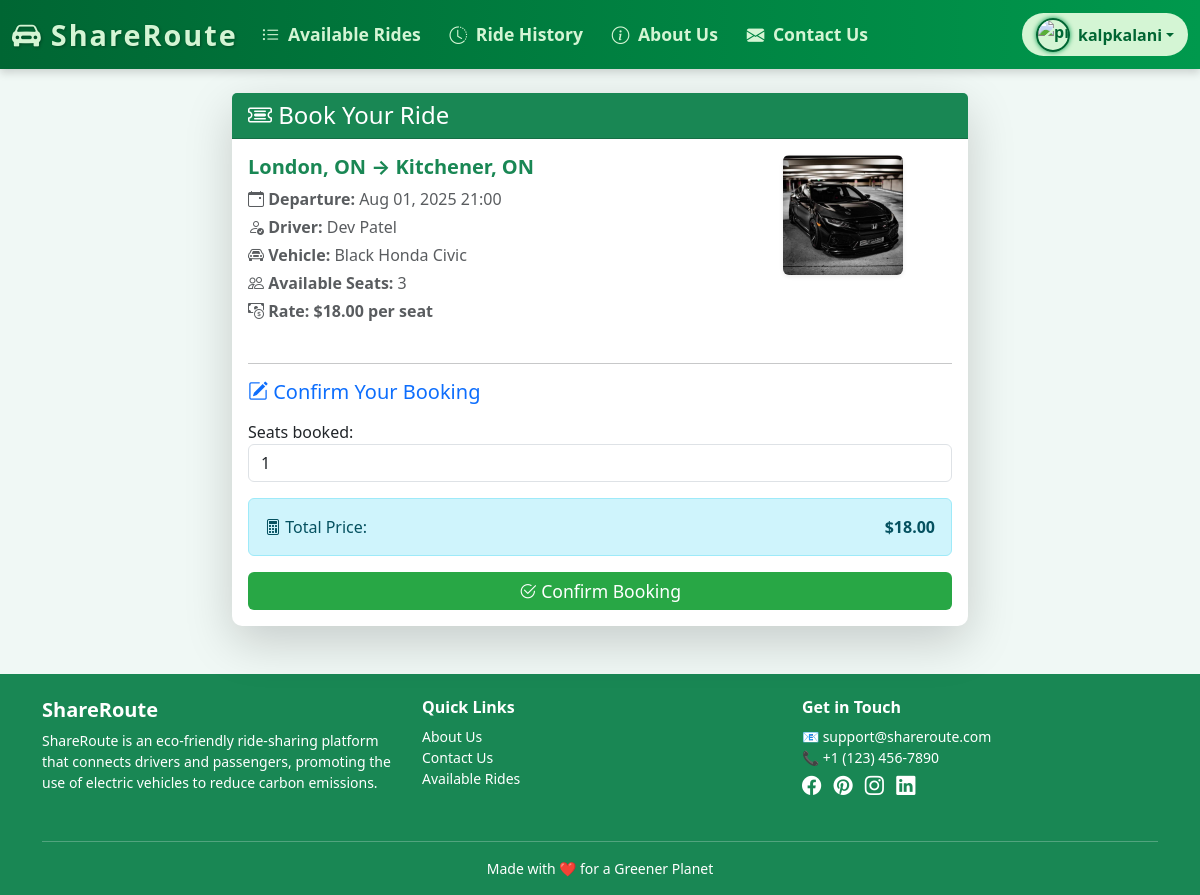
The app's page /ride/2/book/ (signed in) with its own data.
### ShareRouteApp/models.py (models this page shows, shortened)
class Ride(models.Model):
    vehicle = models.ForeignKey(Vehicle, on_delete=models.CASCADE)
    driver = models.ForeignKey(UserProfile, on_delete=models.CASCADE)
    origin_address = models.CharField(max_length=200, blank=True)
    destination_address = models.CharField(max_length=200, blank=True)
    departure_time = models.DateTimeField(default=timezone.now)
    available_seats = models.PositiveIntegerField()
    distance_km = models.FloatField(default=0.0)
    co2_saved = models.FloatField(default=0.0)
    rate = models.DecimalField(max_digits=6, decimal_places=2, default=0.0)

class UserProfile(models.Model):
    user = models.OneToOneField(User, on_delete=models.CASCADE)
    phone_number = models.CharField(max_length=15)
    profile_picture = models.ImageField(upload_to="profiles/", blank=True, null=True)
    is_driver = models.BooleanField(default=False)

class Vehicle(models.Model):
    driver = models.ForeignKey(UserProfile, on_delete=models.CASCADE)
    vehicle_name = models.CharField(max_length=100)
    license_plate = models.CharField(max_length=20, unique=True, blank=True)
    is_electric = models.BooleanField(default=False)
    vehicle_document = models.FileField(upload_to='vehicle_docs/', blank=True, null=True)
    vehicle_image = models.ImageField(upload_to='vehicle_images/', blank=True, null=True)

### ShareRouteApp/views.py (the view)
# urls.py: path('ride/<int:ride_id>/book/', views.book_ride, name='book_ride'),
@login_required
def book_ride(request, ride_id):
    ride = get_object_or_404(Ride, id=ride_id)
    if request.method == 'POST':
        form = BookingForm(request.POST)
        if form.is_valid():
            seats = form.cleaned_data['seats_booked']
            if seats <= ride.available_seats:
                booking = form.save(commit=False)
                booking.user = request.user
                booking.ride = ride
                booking.save()
                ride.available_seats -= seats
                ride.save()
                return redirect('ride_detail', ride_id=ride.id)
    else:
        form = BookingForm()
    return render(request, 'ShareRouteApp/book_ride.html', {'ride': ride, 'form': form})

### ShareRouteApp/forms.py
class BookingForm(forms.ModelForm):
    class Meta:
        model = Booking
        fields = ['seats_booked']
    def __init__(self, *args, **kwargs):
        super().__init__(*args, **kwargs)
        self.fields['seats_booked'].widget.attrs.update({'class': 'form-control', 'min': 1})

### ShareRouteApp/templates/ShareRouteApp/book_ride.html (shortened to what this page needs)
{% extends 'ShareRouteApp/base.html' %}
{% block content %}
<div class="row justify-content-center">
    <div class="col-md-8">
        <div class="card shadow-lg border-0">
            <div class="card-header bg-success text-white">
                <h4 class="mb-0"><i class="bi bi-ticket-detailed"></i> Book Your Ride</h4>
            </div>
            <div class="card-body">
                <div class="row mb-4">
                    <div class="col-md-8">
                        <h5 class="text-success fw-bold">
                            {{ ride.origin_address }} → {{ ride.destination_address }}
                        </h5>
                        <p class="text-muted mb-1">
                            <strong><i class="bi bi-calendar-event"></i> Departure:</strong>
                            {{ ride.departure_time|date:"M d, Y H:i" }}
                        </p>
                        <p class="text-muted mb-1">
                            <strong><i class="bi bi-person-check"></i> Driver:</strong>
                            {{ ride.driver.user.get_full_name }}
                        </p>
                        <p class="text-muted mb-1">
                            <strong><i class="bi bi-car-front"></i> Vehicle:</strong>
                            {{ ride.vehicle.vehicle_name }}
                        </p>
                        <p class="text-muted mb-1">
                            <strong><i class="bi bi-people"></i> Available Seats:</strong>
                            {{ ride.available_seats }}
                        </p>
                        <p class="text-muted fw-bold text-primary">
                            <strong><i class="bi bi-cash-coin"></i> Rate:</strong> ${{ ride.rate }} per seat
                        </p>
                    </div>
                    <div class="col-md-4 text-center">
                        {% if ride.vehicle.vehicle_image %}
                            <img src="{{ ride.vehicle.vehicle_image.url }}"
                                 alt="Vehicle Image"
                                 class="img-fluid rounded shadow-sm"
                                 style="max-height: 120px;">
                        {% else %}
                            <img src="https://cdn-icons-png.flaticon.com/512/741/741407.png"
                                 alt="Vehicle"
                                 class="img-fluid rounded shadow-sm"
                                 style="max-height: 120px;">
                        {% endif %}
                    </div>
                </div>
                <hr>
                <h5 class="text-primary mb-3"><i class="bi bi-pencil-square"></i> Confirm Your Booking</h5>
                <form method="post">
                    <div class="mb-3">
                        {{ form.seats_booked.label_tag }}
                        {{ form.seats_booked }}
                    </div>
                    <div class="alert alert-info d-flex justify-content-between">
                        <span><i class="bi bi-calculator"></i> Total Price:</span>
                        <strong id="totalPrice">$0.00</strong>
                    </div>
                    <button type="submit" class="btn btn-success w-100">
                        <i class="bi bi-check2-circle"></i> Confirm Booking
                    </button>
                </form>
            </div>
        </div>
    </div>
</div>
{% endblock %}

### ShareRouteApp/templates/ShareRouteApp/base.html (shortened to what this page needs)
{% load static %}
<!DOCTYPE html>
<html lang="en">
<head>
    <link href="https://cdn.jsdelivr.net/npm/bootstrap@5.3.0/dist/css/bootstrap.min.css" rel="stylesheet" />
    <link rel="stylesheet" href="https://cdn.jsdelivr.net/npm/bootstrap-icons/font/bootstrap-icons.css" />
    <link rel="stylesheet" href="{% static 'GreenRideApp/css/style.css' %}" />
</head>
<body>
    <nav class="navbar navbar-expand-lg navbar-custom sticky-top">
        <div class="container-fluid">
            <a class="navbar-brand d-flex align-items-center" href="{% url 'index' %}">
                <i class="bi bi-car-front-fill me-2" style="font-size: 1.8rem;"></i> ShareRoute
            </a>
            <div class="collapse navbar-collapse" id="navbarContent">
                <ul class="navbar-nav me-auto mb-2 mb-lg-0">
                    <li class="nav-item">
                        <a class="nav-link {% if request.resolver_match.url_name == 'index' %}active{% endif %}"
                           href="{% url 'index' %}">
                           <i class="bi bi-list-ul me-1"></i> Available Rides
                        </a>
                    </li>
                    {% if user.is_authenticated %}
                        <li class="nav-item">
                            <a class="nav-link {% if request.resolver_match.url_name == 'booking_history' %}active{% endif %}"
                               href="{% url 'booking_history' %}">
                               <i class="bi bi-clock-history me-1"></i> Ride History
                            </a>
                        </li>
                    {% endif %}
                    <li class="nav-item">
                        <a class="nav-link {% if request.resolver_match.url_name == 'about' %}active{% endif %}"
                           href="{% url 'about' %}">
                           <i class="bi bi-info-circle me-1"></i> About Us
                        </a>
                    </li>
                    <li class="nav-item">
                        <a class="nav-link {% if request.resolver_match.url_name == 'contact' %}active{% endif %}"
                           href="{% url 'contact' %}">
                           <i class="bi bi-envelope-fill me-1"></i> Contact Us
                        </a>
                    </li>
                </ul>
                <div class="dropdown">
                    <a class="btn btn-profile dropdown-toggle d-flex align-items-center" href="#" id="profileDropdown"
                       data-bs-toggle="dropdown" aria-expanded="false" style="min-width: 120px;">
                        <img src="
                            {% if user.is_authenticated and user.userprofile.profile_picture %}
                                {{ user.userprofile.profile_picture.url }}
                            {% else %}
                                https://cdn-icons-png.flaticon.com/512/149/149071.png
                            {% endif %}"
                             alt="profile" width="34" height="34" class="rounded-circle me-2 profile-img" />
                        {% if user.is_authenticated %}
                            {{ user.username }}
                        {% else %}
                            Login
                        {% endif %}
                    </a>
                </div>
            </div>
        </div>
    </nav>
    <div class="container mt-4">
        {% block content %}{% endblock %}
    </div>
    <footer class="bg-success text-white mt-5 pt-4 pb-3">
        <div class="container">
            <div class="row">
                <div class="col-md-4 mb-3">
                    <h5 class="fw-bold">ShareRoute</h5>
                    <p class="small">
                        ShareRoute is an eco-friendly ride-sharing platform that connects drivers and passengers,
                        promoting the use of electric vehicles to reduce carbon emissions.
                    </p>
                </div>
                <div class="col-md-4 mb-3">
                    <h6 class="fw-bold">Quick Links</h6>
                    <ul class="list-unstyled small">
                        <li><a href="{% url 'about' %}" class="text-white text-decoration-none">About Us</a></li>
                        <li><a href="{% url 'contact' %}" class="text-white text-decoration-none">Contact Us</a></li>
                        <li><a href="{% url 'index' %}" class="text-white text-decoration-none">Available Rides</a></li>
                    </ul>
                </div>
                <div class="col-md-4 mb-3">
                    <h6 class="fw-bold">Get in Touch</h6>
                    <p class="small mb-1">
                        📧 <a href="mailto:support@greenride.com" class="text-white text-decoration-none">support@shareroute.com</a><br>
                        📞 +1 (123) 456-7890
                    </p>
                    <div>
                        <a href="#" class="text-white me-2"><i class="bi bi-facebook"></i></a>
                        <a href="#" class="text-white me-2"><i class="bi bi-pinterest"></i></a>
                        <a href="#" class="text-white me-2"><i class="bi bi-instagram"></i></a>
                        <a href="#" class="text-white"><i class="bi bi-linkedin"></i></a>
                    </div>
                </div>
            </div>
            <hr class="border-light" />
            <p class="text-center small mb-0">
                Made with ❤️ for a Greener Planet
            </p>
        </div>
    </footer>
</body>
</html>

### ShareRouteApp/static/ShareRouteApp/css/style.css (style rules this page uses)
html, body { height: 100%; }
body { background-color: #f0f8f5; display: flex; flex-direction: column; }
.navbar-custom { background: linear-gradient(90deg, #006633, #00994d); box-shadow: 0 4px 8px rgb(0 0 0 / 0.15); font-weight: 600; }
.navbar-custom .navbar-brand { font-size: 1.8rem; letter-spacing: 2px; color: #d4f5d4; text-shadow: 1px 1px 3px rgba(0, 0, 0, 0.3); }
.navbar-custom .nav-link { color: #d4f5d4; font-size: 1.1rem; margin-right: 0.8rem; transition: color 0.3s ease; }
.btn-profile { background: #d4f5d4; color: #006633; font-weight: 600; border-radius: 50px; padding: 0.2rem 0.8rem; transition: background 0.3s ease; }
.profile-img { border: 2px solid #006633; box-shadow: 0 0 5px #00994d; }
.btn-success { background-color: #28a745; border: none; }
.container { flex: 1; }
footer { background-color: #28a745; }
footer i { font-size: 1.2rem; transition: color 0.2s ease-in-out; }
.card-header { font-size: 1rem; }
.card { border-radius: 10px; }
.card img { border-radius: 8px; }
.btn-success { font-size: 1.1rem; transition: background 0.3s ease-in-out; }
form input, form select { border-radius: 6px !important; }

### records on screen
Ride: origin_address "London, ON", destination_address "Kitchener, ON", departure_time "Aug 01, 2025 21:00", driver.user.get_full_name "Dev Patel", vehicle.vehicle_name "Black Honda Civic", available_seats "3", rate "18.00", vehicle.vehicle_image (picture)

### other values on screen
{{ user.username }} "kalpkalani"
